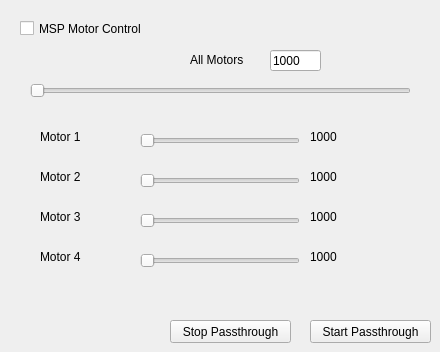
          <widget class="QWidget" name="tab_3">
           <attribute name="title">
            <string>Motor Control</string>
           </attribute>
           <widget class="QCheckBox" name="checkBox">
            <property name="geometry">
             <rect>
              <x>20</x>
              <y>20</y>
              <width>171</width>
              <height>17</height>
             </rect>
            </property>
            <property name="text">
             <string>MSP Motor Control</string>
            </property>
           </widget>
           <widget class="QLineEdit" name="lineEdit">
            <property name="geometry">
             <rect>
              <x>270</x>
              <y>50</y>
              <width>51</width>
              <height>21</height>
             </rect>
            </property>
            <property name="text">
             <string>1000</string>
            </property>
           </widget>
           <widget class="QSlider" name="horizontalSlider">
            <property name="geometry">
             <rect>
              <x>30</x>
              <y>80</y>
              <width>381</width>
              <height>22</height>
             </rect>
            </property>
            <property name="minimum">
             <number>1000</number>
            </property>
            <property name="maximum">
             <number>2000</number>
            </property>
            <property name="sliderPosition">
             <number>1000</number>
            </property>
            <property name="orientation">
             <enum>Qt::Orientation::Horizontal</enum>
            </property>
           </widget>
           <widget class="QPushButton" name="endPassthrough">
            <property name="enabled">
             <bool>true</bool>
            </property>
            <property name="geometry">
             <rect>
              <x>170</x>
              <y>320</y>
              <width>121</width>
              <height>23</height>
             </rect>
            </property>
            <property name="text">
             <string>Stop Passthrough</string>
            </property>
           </widget>
           <widget class="QPushButton" name="passthoughButton">
            <property name="geometry">
             <rect>
              <x>310</x>
              <y>320</y>
              <width>121</width>
              <height>23</height>
             </rect>
            </property>
            <property name="text">
             <string>Start Passthrough</string>
            </property>
           </widget>
           <widget class="QSlider" name="m1MSPSlider">
            <property name="geometry">
             <rect>
              <x>140</x>
              <y>130</y>
              <width>160</width>
              <height>22</height>
             </rect>
            </property>
            <property name="minimum">
             <number>1000</number>
            </property>
            <property name="maximum">
             <number>2000</number>
            </property>
            <property name="orientation">
             <enum>Qt::Orientation::Horizontal</enum>
            </property>
            <property name="invertedAppearance">
             <bool>false</bool>
            </property>
           </widget>
           <widget class="QSlider" name="m2MSPSlider">
            <property name="geometry">
             <rect>
              <x>140</x>
              <y>170</y>
              <width>160</width>
              <height>22</height>
             </rect>
            </property>
            <property name="minimum">
             <number>1000</number>
            </property>
            <property name="maximum">
             <number>2000</number>
            </property>
            <property name="orientation">
             <enum>Qt::Orientation::Horizontal</enum>
            </property>
           </widget>
           <widget class="QSlider" name="m3MSPSlider">
            <property name="geometry">
             <rect>
              <x>140</x>
              <y>210</y>
              <width>160</width>
              <height>22</height>
             </rect>
            </property>
            <property name="minimum">
             <number>1000</number>
            </property>
            <property name="maximum">
             <number>2000</number>
            </property>
            <property name="orientation">
             <enum>Qt::Orientation::Horizontal</enum>
            </property>
           </widget>
           <widget class="QSlider" name="m4MSPSlider">
            <property name="geometry">
             <rect>
              <x>140</x>
              <y>250</y>
              <width>160</width>
              <height>22</height>
             </rect>
            </property>
            <property name="minimum">
             <number>1000</number>
            </property>
            <property name="maximum">
             <number>2000</number>
            </property>
            <property name="orientation">
             <enum>Qt::Orientation::Horizontal</enum>
            </property>
           </widget>
           <widget class="QLabel" name="label_6">
            <property name="geometry">
             <rect>
              <x>40</x>
              <y>130</y>
              <width>47</width>
              <height>13</height>
             </rect>
            </property>
            <property name="text">
             <string>Motor 1</string>
            </property>
           </widget>
           <widget class="QLabel" name="label_7">
            <property name="geometry">
             <rect>
              <x>40</x>
              <y>170</y>
              <width>47</width>
              <height>13</height>
             </rect>
            </property>
            <property name="text">
             <string>Motor 2</string>
            </property>
           </widget>
           <widget class="QLabel" name="label_8">
            <property name="geometry">
             <rect>
              <x>40</x>
              <y>210</y>
              <width>47</width>
              <height>13</height>
             </rect>
            </property>
            <property name="text">
             <string>Motor 3</string>
            </property>
           </widget>
           <widget class="QLabel" name="label_9">
            <property name="geometry">
             <rect>
              <x>40</x>
              <y>250</y>
              <width>47</width>
              <height>13</height>
             </rect>
            </property>
            <property name="text">
             <string>Motor 4</string>
            </property>
           </widget>
           <widget class="QLabel" name="m1throttle">
            <property name="geometry">
             <rect>
              <x>310</x>
              <y>130</y>
              <width>47</width>
              <height>13</height>
             </rect>
            </property>
            <property name="text">
             <string>1000</string>
            </property>
           </widget>
           <widget class="QLabel" name="m2throttle">
            <property name="geometry">
             <rect>
              <x>310</x>
              <y>170</y>
              <width>47</width>
              <height>13</height>
             </rect>
            </property>
            <property name="text">
             <string>1000</string>
            </property>
           </widget>
           <widget class="QLabel" name="m3throttle">
            <property name="geometry">
             <rect>
              <x>310</x>
              <y>210</y>
              <width>47</width>
              <height>13</height>
             </rect>
            </property>
            <property name="text">
             <string>1000</string>
            </property>
           </widget>
           <widget class="QLabel" name="m4throttle">
            <property name="geometry">
             <rect>
              <x>310</x>
              <y>250</y>
              <width>47</width>
              <height>13</height>
             </rect>
            </property>
            <property name="text">
             <string>1000</string>
            </property>
           </widget>
           <widget class="QLabel" name="allMotorsLabel">
            <property name="geometry">
             <rect>
              <x>190</x>
              <y>50</y>
              <width>61</width>
              <height>20</height>
             </rect>
            </property>
            <property name="text">
             <string>All Motors</string>
            </property>
           </widget>
          </widget>
